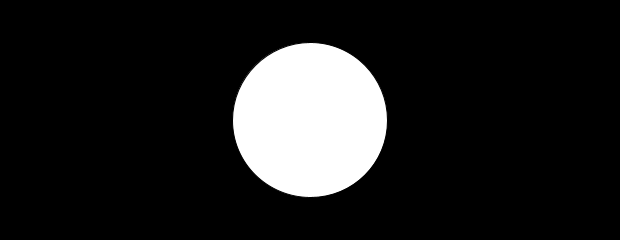
Frame 1 (no input)
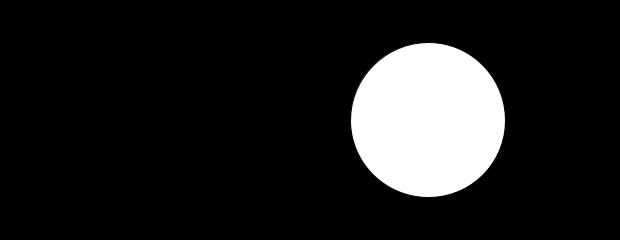
Frame 60 (the mouse pressed at the canvas centre just before this capture)
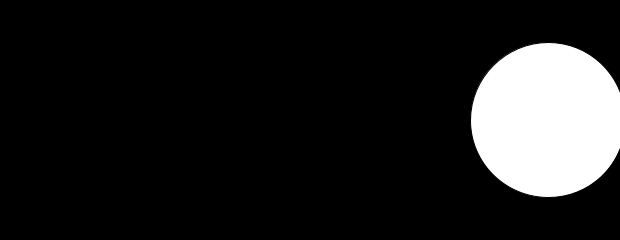
Frame 120 (the mouse held since frame 60 and released just before this capture)

The Processing sketch that drew these frames (run headless with seeded random() and noise(); from frame 60 on, the mouse is pressed at the canvas centre):

// Processing sketch: NoArcs
// ── NoArcs.pde
// no arcs
int x, y;
int add;

void setup(){
  size(620,240);
  x = width/2;
  y = height/2;
  add = 2;
}

void draw(){
  background(0);
  
  ellipse(x,y,width/4,width/4);
  
  if(x >width || x <0){
    add=add*-1;
  }
    x+=add;
    
    println(x);

}
